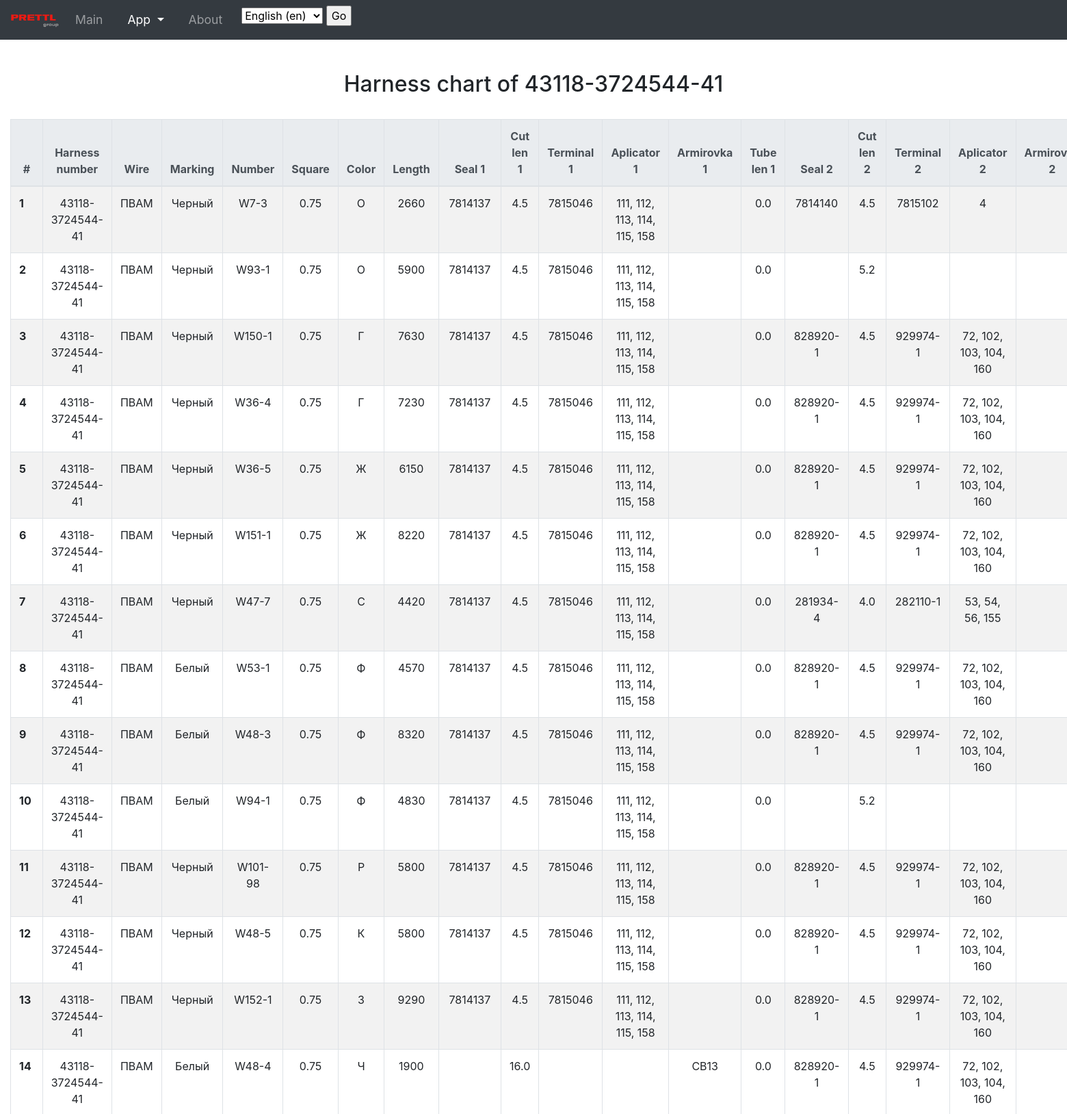
The app's page /komax_app/harnesses/43118-3724544-41/ (upper part) with its own data.
### komax_app/models.py (models this page shows, shortened)
class HarnessChart(models.Model):
    harness = models.ForeignKey(Harness, on_delete=models.CASCADE)
    notes = models.CharField(max_length=256, null=True)
    marking = models.CharField(max_length=8)
    wire_type = models.CharField(max_length=128)
    wire_number = models.CharField(max_length=16)
    wire_square = models.FloatField()
    wire_color = models.CharField(max_length=8)
    wire_length = models.PositiveSmallIntegerField()
    wire_seal_1 = models.CharField(max_length=32, null=True)
    wire_cut_length_1 = models.FloatField()
    wire_terminal_1 = models.CharField(max_length=32, null=True)
    aplicator_1 = models.CharField(max_length=64, null=True)
    tube_len_1 = models.FloatField(null=True)
    armirovka_1 = models.CharField(max_length=128, null=True)
    wire_seal_2 = models.CharField(max_length=32, null=True)
    wire_cut_length_2 = models.FloatField()
    wire_terminal_2 = models.CharField(max_length=32, null=True)
    aplicator_2 = models.CharField(max_length=64, null=True)
    tube_len_2 = models.FloatField(null=True)
    armirovka_2 = models.CharField(max_length=128, null=True)

class Harness(models.Model):
    created = models.DateField(verbose_name=_('created'), auto_now_add=True)
    harness_number = models.CharField(max_length=64, unique=True, verbose_name=_('harness number'))

### komax_app/views.py (the view)
# urls.py: re_path(r'^harnesses/(?P<pk>[a-zA-Z0-9_.-]*)/$', views.harness_chart_view, name='harness_chart'),
def harness_chart_view(request, pk):
    try:
        obj = get_list_or_404(HarnessChart, harness_id=get_object_or_404(Harness, harness_number=pk))
    except:
        raise Http404('Not found Harness of Harness charts or returned list of Harnesses by this id')
    context = {
        'harness_number': pk,
        'positions': obj
    }
    close_old_connections()
    return render(request, 'komax_app/chart_view.html', context)

### komax_app/templates/komax_app/chart_view.html (shortened to what this page needs)
{% extends 'komax_app/komax_app_main.html' %}
{% load static %}
{% load i18n %}
{% block main_content %}
    <link rel="stylesheet" type="text/css" href="{% static 'komax_app/chart_view.css' %}">
    <div class="container-fluid">
        <h2 class="text-center">{% blocktrans %}Harness chart of {{ harness_number }}{% endblocktrans %}</h2>
    </div>
    <div class="container-fluid">
        <div class="overflow-x:auto">
            <table class="table table-striped table-bordered">
                <thead class="thead-light">
                <tr>
                    <th class="text-center" scope="col">#</th>
                    <th class="text-center" scope="col">{% trans 'Harness number' %}</th>
                    <th class="text-center" scope="col">{% trans 'Wire' %}</th>
                    <th class="text-center" scope="col">{% trans 'Marking' %}</th>
                    <th class="text-center" scope="col">{% trans 'Number' %}</th>
                    <th class="text-center" scope="col">{% trans 'Square' %}</th>
                    <th class="text-center" scope="col">{% trans 'Color' %}</th>
                    <th class="text-center" scope="col">{% trans 'Length' %}</th>
                    <th class="text-center" scope="col">{% trans 'Seal 1' %}</th>
                    <th class="text-center" scope="col">{% trans 'Cut len 1' %}</th>
                    <th class="text-center" scope="col">{% trans 'Terminal 1' %}</th>
                    <th class="text-center" scope="col">{% trans 'Aplicator 1' %}</th>
                    <th class="text-center" scope="col">{% trans 'Armirovka 1' %}</th>
                    <th class="text-center" scope="col">{% trans 'Tube len 1' %}</th>
                    <th class="text-center" scope="col">{% trans 'Seal 2' %}</th>
                    <th class="text-center" scope="col">{% trans 'Cut len 2' %}</th>
                    <th class="text-center" scope="col">{% trans 'Terminal 2' %}</th>
                    <th class="text-center" scope="col">{% trans 'Aplicator 2' %}</th>
                    <th class="text-center" scope="col">{% trans 'Armirovka 2' %}</th>
                </tr>
                </thead>
                <tbody>
                    {% for harness_chart in positions %}
                    <tr>
                        <th scope="row">{{ forloop.counter }}</th>
                        <td class="text-center">{{ harness_chart.harness.harness_number }}</td>
                        <td class="text-center">{{ harness_chart.wire_type }}</td>
                        <td class="text-center">{{ harness_chart.marking }}</td>
                        <td class="text-center">{{ harness_chart.wire_number }}</td>
                        <td class="text-center">{{ harness_chart.wire_square }}</td>
                        <td class="text-center">{{ harness_chart.wire_color }}</td>
                        <td class="text-center">{{ harness_chart.wire_length }}</td>
                        <td class="text-center">{{ harness_chart.wire_seal_1 }}</td>
                        <td class="text-center">{{ harness_chart.wire_cut_length_1 }}</td>
                        <td class="text-center">{{ harness_chart.wire_terminal_1 }}</td>
                        <td class="text-center">{{ harness_chart.aplicator_1 }}</td>
                        <td class="text-center">{{ harness_chart.armirovka_1 }}</td>
                        <td class="text-center">{{ harness_chart.tube_len_1 }}</td>
                        <td class="text-center">{{ harness_chart.wire_seal_2 }}</td>
                        <td class="text-center">{{ harness_chart.wire_cut_length_2 }}</td>
                        <td class="text-center">{{ harness_chart.wire_terminal_2 }}</td>
                        <td class="text-center">{{ harness_chart.aplicator_2 }}</td>
                        <td class="text-center">{{ harness_chart.armirovka_2 }}</td>
                    </tr>
                    {% endfor %}
                </tbody>
            </table>
        </div>
    </div>
{% endblock %}

### static/css/main.css (style rules this page uses)
body { padding-top: 3.5rem; min-height: 100%; height: 100%; margin-bottom: 60px; }
html { position: relative; min-height: 100%; }

### komax_app/static/komax_app/chart_view.css (style rules this page uses)
h2 { padding-top: 3rem; padding-bottom: 1.5rem; }

### records on screen
HarnessChart: harness.harness_number "43118-3724544-41", wire_type "ПВАМ", marking "Черный", wire_number "W7-3", wire_square "0.75", wire_color "О", wire_length "2660", wire_seal_1 "7814137", wire_cut_length_1 "4.5", wire_terminal_1 "7815046", aplicator_1 "111, 112, 113, 114, 115, 158", tube_len_1 "0.0", wire_seal_2 "7814140", wire_cut_length_2 "4.5", wire_terminal_2 "7815102", aplicator_2 "4"
HarnessChart: harness.harness_number "43118-3724544-41", wire_type "ПВАМ", marking "Черный", wire_number "W93-1", wire_square "0.75", wire_color "О", wire_length "5900", wire_seal_1 "7814137", wire_cut_length_1 "4.5", wire_terminal_1 "7815046", aplicator_1 "111, 112, 113, 114, 115, 158", tube_len_1 "0.0", wire_cut_length_2 "5.2"
HarnessChart: harness.harness_number "43118-3724544-41", wire_type "ПВАМ", marking "Черный", wire_number "W150-1", wire_square "0.75", wire_color "Г", wire_length "7630", wire_seal_1 "7814137", wire_cut_length_1 "4.5", wire_terminal_1 "7815046", aplicator_1 "111, 112, 113, 114, 115, 158", tube_len_1 "0.0", wire_seal_2 "828920-1", wire_cut_length_2 "4.5", wire_terminal_2 "929974-1", aplicator_2 "72, 102, 103, 104, 160"
HarnessChart: harness.harness_number "43118-3724544-41", wire_type "ПВАМ", marking "Черный", wire_number "W36-4", wire_square "0.75", wire_color "Г", wire_length "7230", wire_seal_1 "7814137", wire_cut_length_1 "4.5", wire_terminal_1 "7815046", aplicator_1 "111, 112, 113, 114, 115, 158", tube_len_1 "0.0", wire_seal_2 "828920-1", wire_cut_length_2 "4.5", wire_terminal_2 "929974-1", aplicator_2 "72, 102, 103, 104, 160"
HarnessChart: harness.harness_number "43118-3724544-41", wire_type "ПВАМ", marking "Черный", wire_number "W36-5", wire_square "0.75", wire_color "Ж", wire_length "6150", wire_seal_1 "7814137", wire_cut_length_1 "4.5", wire_terminal_1 "7815046", aplicator_1 "111, 112, 113, 114, 115, 158", tube_len_1 "0.0", wire_seal_2 "828920-1", wire_cut_length_2 "4.5", wire_terminal_2 "929974-1", aplicator_2 "72, 102, 103, 104, 160"
HarnessChart: harness.harness_number "43118-3724544-41", wire_type "ПВАМ", marking "Черный", wire_number "W151-1", wire_square "0.75", wire_color "Ж", wire_length "8220", wire_seal_1 "7814137", wire_cut_length_1 "4.5", wire_terminal_1 "7815046", aplicator_1 "111, 112, 113, 114, 115, 158", tube_len_1 "0.0", wire_seal_2 "828920-1", wire_cut_length_2 "4.5", wire_terminal_2 "929974-1", aplicator_2 "72, 102, 103, 104, 160"
HarnessChart: harness.harness_number "43118-3724544-41", wire_type "ПВАМ", marking "Черный", wire_number "W47-7", wire_square "0.75", wire_color "С", wire_length "4420", wire_seal_1 "7814137", wire_cut_length_1 "4.5", wire_terminal_1 "7815046", aplicator_1 "111, 112, 113, 114, 115, 158", tube_len_1 "0.0", wire_seal_2 "281934-4", wire_cut_length_2 "4.0", wire_terminal_2 "282110-1", aplicator_2 "53, 54, 56, 155"
HarnessChart: harness.harness_number "43118-3724544-41", wire_type "ПВАМ", marking "Белый", wire_number "W53-1", wire_square "0.75", wire_color "Ф", wire_length "4570", wire_seal_1 "7814137", wire_cut_length_1 "4.5", wire_terminal_1 "7815046", aplicator_1 "111, 112, 113, 114, 115, 158", tube_len_1 "0.0", wire_seal_2 "828920-1", wire_cut_length_2 "4.5", wire_terminal_2 "929974-1", aplicator_2 "72, 102, 103, 104, 160"
HarnessChart: harness.harness_number "43118-3724544-41", wire_type "ПВАМ", marking "Белый", wire_number "W48-3", wire_square "0.75", wire_color "Ф", wire_length "8320", wire_seal_1 "7814137", wire_cut_length_1 "4.5", wire_terminal_1 "7815046", aplicator_1 "111, 112, 113, 114, 115, 158", tube_len_1 "0.0", wire_seal_2 "828920-1", wire_cut_length_2 "4.5", wire_terminal_2 "929974-1", aplicator_2 "72, 102, 103, 104, 160"
HarnessChart: harness.harness_number "43118-3724544-41", wire_type "ПВАМ", marking "Белый", wire_number "W94-1", wire_square "0.75", wire_color "Ф", wire_length "4830", wire_seal_1 "7814137", wire_cut_length_1 "4.5", wire_terminal_1 "7815046", aplicator_1 "111, 112, 113, 114, 115, 158", tube_len_1 "0.0", wire_cut_length_2 "5.2"
HarnessChart: harness.harness_number "43118-3724544-41", wire_type "ПВАМ", marking "Черный", wire_number "W101-98", wire_square "0.75", wire_color "Р", wire_length "5800", wire_seal_1 "7814137", wire_cut_length_1 "4.5", wire_terminal_1 "7815046", aplicator_1 "111, 112, 113, 114, 115, 158", tube_len_1 "0.0", wire_seal_2 "828920-1", wire_cut_length_2 "4.5", wire_terminal_2 "929974-1", aplicator_2 "72, 102, 103, 104, 160"
HarnessChart: harness.harness_number "43118-3724544-41", wire_type "ПВАМ", marking "Черный", wire_number "W48-5", wire_square "0.75", wire_color "К", wire_length "5800", wire_seal_1 "7814137", wire_cut_length_1 "4.5", wire_terminal_1 "7815046", aplicator_1 "111, 112, 113, 114, 115, 158", tube_len_1 "0.0", wire_seal_2 "828920-1", wire_cut_length_2 "4.5", wire_terminal_2 "929974-1", aplicator_2 "72, 102, 103, 104, 160"
HarnessChart: harness.harness_number "43118-3724544-41", wire_type "ПВАМ", marking "Черный", wire_number "W152-1", wire_square "0.75", wire_color "З", wire_length "9290", wire_seal_1 "7814137", wire_cut_length_1 "4.5", wire_terminal_1 "7815046", aplicator_1 "111, 112, 113, 114, 115, 158", tube_len_1 "0.0", wire_seal_2 "828920-1", wire_cut_length_2 "4.5", wire_terminal_2 "929974-1", aplicator_2 "72, 102, 103, 104, 160"
HarnessChart: harness.harness_number "43118-3724544-41", wire_type "ПВАМ", marking "Белый", wire_number "W48-4", wire_square "0.75", wire_color "Ч", wire_length "1900", wire_cut_length_1 "16.0", armirovka_1 "СВ13", tube_len_1 "0.0", wire_seal_2 "828920-1", wire_cut_length_2 "4.5", wire_terminal_2 "929974-1", aplicator_2 "72, 102, 103, 104, 160"

### other values on screen
form field language "English (en)"
